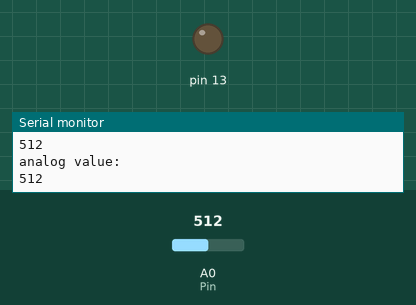
The sketch below on a simulated Arduino Uno, built with avr-gcc and run on an emulated ATmega328P. Parts: output pins drawn as LEDs (lit = HIGH), the last lines printed to the serial monitor. The test bench sets the inputs (shaded band); at power-on: A0 (Pin) = 512.

Above: at 2.8 s.
2.9 s: A0 (Pin) set to 489
6.2 s: A0 (Pin) set to 464
At 10.2 s:
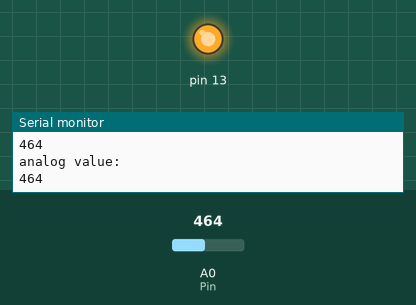
10.5 s: A0 (Pin) set to 490
At 13.5 s:
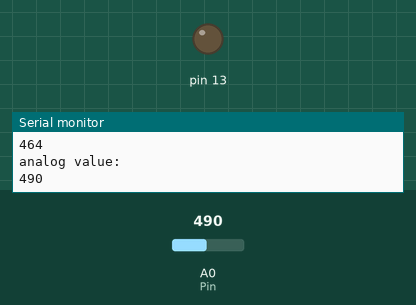
14.5 s: A0 (Pin) set to 470
At 17.7 s:
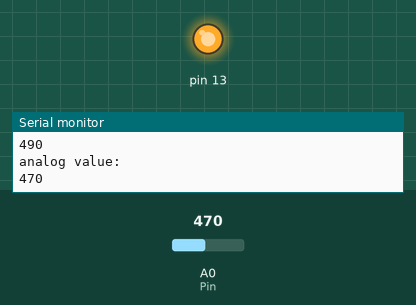
Timing chart, 0 to 19.2 s (numbered marks = the images above; inputs shaded):
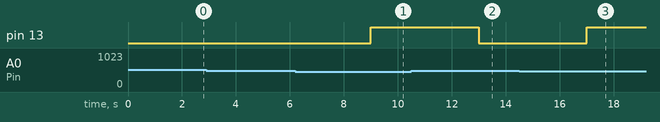

Measured:
- the behaviour switches between 480 and 479 on A0 (Pin) (found by bisection; images 0 and 1)
- after the input at 6.2 s, pin 13: LOW → HIGH after 2.8 s
- after the input at 10.5 s, pin 13: HIGH → LOW after 2.5 s
- after the input at 14.5 s, pin 13: LOW → HIGH after 2.5 s

The sketch:

Soil_Moisture_Sensor.ino
```cpp
//                                              Soil Moisture Sensor
const int Pin = 0;
const int limit = 480;
void setup() {
Serial.begin(9600);
pinMode(13,OUTPUT);
// put your setup code here, to run once:
}
void loop() {
int value;
value = analogRead(Pin);
Serial.println("analog value: ");
Serial.println(value);
delay(1000);
if (value < limit)
{
digitalWrite(13, HIGH);
}
else
{
digitalWrite(13, LOW);
}
delay(1000);
}
```
